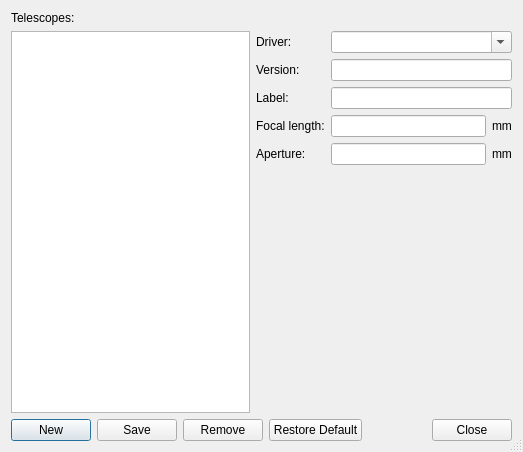
<?xml version="1.0" encoding="UTF-8"?>
<ui version="4.0">
 <class>scopeProp</class>
 <widget class="QDialog" name="scopeProp">
  <property name="geometry">
   <rect>
    <x>0</x>
    <y>0</y>
    <width>523</width>
    <height>452</height>
   </rect>
  </property>
  <property name="windowTitle">
   <string>Telescope Properties</string>
  </property>
  <property name="sizeGripEnabled">
   <bool>true</bool>
  </property>
  <layout class="QGridLayout" name="gridLayout">
   <item row="0" column="0">
    <widget class="QLabel" name="textLabel1">
     <property name="text">
      <string>Telescopes:</string>
     </property>
    </widget>
   </item>
   <item row="1" column="0" rowspan="2">
    <widget class="QListWidget" name="telescopeListBox">
     <property name="sizePolicy">
      <sizepolicy hsizetype="Expanding" vsizetype="Expanding">
       <horstretch>0</horstretch>
       <verstretch>0</verstretch>
      </sizepolicy>
     </property>
     <property name="minimumSize">
      <size>
       <width>130</width>
       <height>0</height>
      </size>
     </property>
    </widget>
   </item>
   <item row="1" column="1">
    <layout class="QVBoxLayout">
     <property name="spacing">
      <number>6</number>
     </property>
     <property name="margin">
      <number>0</number>
     </property>
     <item>
      <widget class="QLabel" name="textLabel2">
       <property name="text">
        <string>Driver:</string>
       </property>
      </widget>
     </item>
     <item>
      <widget class="QLabel" name="textLabel2_2_6">
       <property name="text">
        <string>Version:</string>
       </property>
      </widget>
     </item>
     <item>
      <widget class="QLabel" name="textLabel2_2">
       <property name="text">
        <string>Label:</string>
       </property>
      </widget>
     </item>
     <item>
      <widget class="QLabel" name="textLabel2_2_2">
       <property name="text">
        <string>Focal length:</string>
       </property>
      </widget>
     </item>
     <item>
      <widget class="QLabel" name="textLabel2_2_3">
       <property name="text">
        <string>Aperture:</string>
       </property>
      </widget>
     </item>
    </layout>
   </item>
   <item row="1" column="2">
    <layout class="QVBoxLayout">
     <property name="spacing">
      <number>6</number>
     </property>
     <property name="margin">
      <number>0</number>
     </property>
     <item>
      <widget class="KComboBox" name="driverCombo">
       <property name="editable">
        <bool>true</bool>
       </property>
      </widget>
     </item>
     <item>
      <widget class="KLineEdit" name="versionEdit"/>
     </item>
     <item>
      <widget class="KLineEdit" name="labelEdit"/>
     </item>
     <item>
      <layout class="QHBoxLayout">
       <property name="spacing">
        <number>6</number>
       </property>
       <property name="margin">
        <number>0</number>
       </property>
       <item>
        <widget class="KLineEdit" name="focalEdit"/>
       </item>
       <item>
        <widget class="QLabel" name="textLabel2_2_4">
         <property name="text">
          <string>mm</string>
         </property>
        </widget>
       </item>
      </layout>
     </item>
     <item>
      <layout class="QHBoxLayout">
       <property name="spacing">
        <number>6</number>
       </property>
       <property name="margin">
        <number>0</number>
       </property>
       <item>
        <widget class="KLineEdit" name="apertureEdit"/>
       </item>
       <item>
        <widget class="QLabel" name="textLabel2_2_5">
         <property name="text">
          <string>mm</string>
         </property>
        </widget>
       </item>
      </layout>
     </item>
    </layout>
   </item>
   <item row="2" column="1">
    <spacer>
     <property name="orientation">
      <enum>Qt::Vertical</enum>
     </property>
     <property name="sizeType">
      <enum>QSizePolicy::Expanding</enum>
     </property>
     <property name="sizeHint" stdset="0">
      <size>
       <width>21</width>
       <height>190</height>
      </size>
     </property>
    </spacer>
   </item>
   <item row="3" column="0" colspan="3">
    <layout class="QHBoxLayout" name="horizontalLayout">
     <item>
      <widget class="QPushButton" name="newB">
       <property name="text">
        <string>New</string>
       </property>
      </widget>
     </item>
     <item>
      <widget class="QPushButton" name="saveB">
       <property name="text">
        <string>Save</string>
       </property>
      </widget>
     </item>
     <item>
      <widget class="QPushButton" name="removeB">
       <property name="text">
        <string>Remove</string>
       </property>
      </widget>
     </item>
     <item>
      <widget class="QPushButton" name="restoreB">
       <property name="whatsThis">
        <string>Restores default values of drivers' properties. Any previous changes will be lost.</string>
       </property>
       <property name="text">
        <string>Restore Default</string>
       </property>
      </widget>
     </item>
     <item>
      <spacer>
       <property name="orientation">
        <enum>Qt::Horizontal</enum>
       </property>
       <property name="sizeType">
        <enum>QSizePolicy::Expanding</enum>
       </property>
       <property name="sizeHint" stdset="0">
        <size>
         <width>236</width>
         <height>20</height>
        </size>
       </property>
      </spacer>
     </item>
     <item>
      <widget class="QPushButton" name="closeB">
       <property name="text">
        <string>Close</string>
       </property>
      </widget>
     </item>
    </layout>
   </item>
  </layout>
 </widget>
 <customwidgets>
  <customwidget>
   <class>KComboBox</class>
   <extends>QComboBox</extends>
   <header>kcombobox.h</header>
  </customwidget>
  <customwidget>
   <class>KLineEdit</class>
   <extends>QLineEdit</extends>
   <header>klineedit.h</header>
   <container>1</container>
  </customwidget>
 </customwidgets>
 <resources/>
 <connections/>
</ui>
